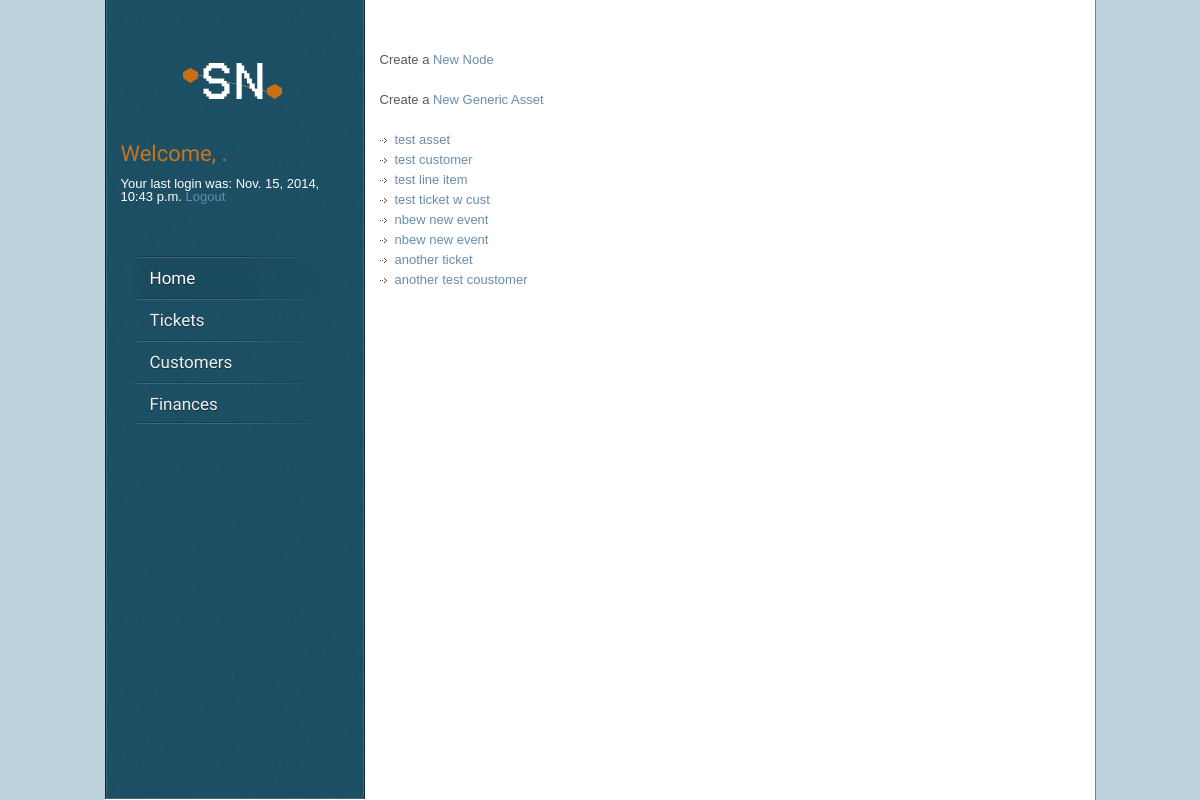
Before: /core/index/ (signed in) with the older database file.
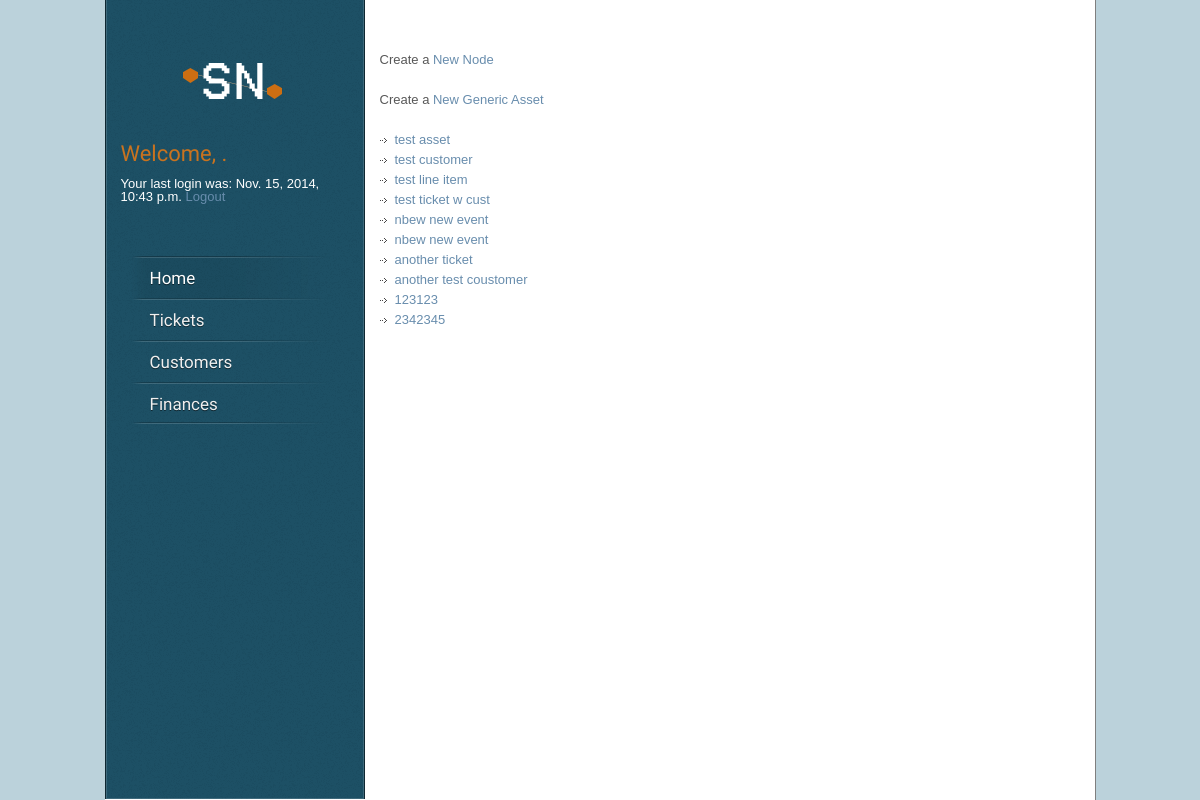
After: the same page with the newer database file.
### core/models.py (models this page shows, shortened)
class Node(models.Model):
    parent = models.ForeignKey("self", blank=True, null=True)
    name = models.CharField(max_length=160)
    desc = models.TextField(max_length=1600)
    date_created = models.DateTimeField('date created',auto_now_add=True)
    date_updated = models.DateTimeField('date updated',auto_now=True)

### core/views.py (the view)
def index(request):
    node_list = []
    latest_node_list = Node.objects.order_by('-date_updated')
    template = loader.get_template('core/index.html')
    for node in latest_node_list:
        for child in node.node_set.all():
            if(child.name == "flags"):
                node_list.append(node.pk)
    queryset = Node.objects.filter(pk__in=node_list)
    latest_node_list = queryset
    context = {'latest_node_list': latest_node_list}
    return render(request, 'core/index.html', context)

### core/templates/core/index.html (shortened to what this page needs)
{% extends "core/base.html" %}
{% block content %}
{% load static %}
{% load staticfiles %}
<link rel="stylesheet" type="text/css" href="//cdn.datatables.net/1.10.0/css/jquery.dataTables.css">
<P>Create a <a href="../new_node">New Node</a></P>
<P>Create a <a href="../new_asset">New Generic Asset</a></P>
{% if latest_node_list %}
    <ul>
    {% for node in latest_node_list %}
        <li><a href="/core/{{ node.id }}/">{{ node.name }}</a></li>
    {% endfor %}
    </ul>
{% else %}
    <p>No nodes are available.</p>
{% endif %}
{%endblock%}

Changed rows visible on the page:
added Node: name "123123"
added Node: name "2342345"
